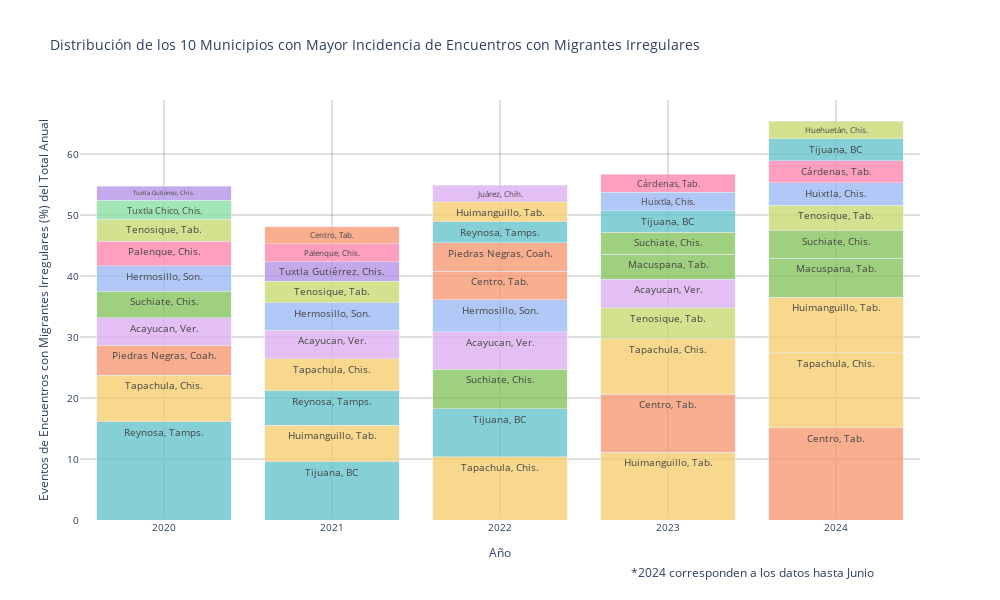

This figure's notebook cell:
### Code cell
# Crear un DataFrame vacío para almacenar los datos para la gráfica de barras apiladas
stacked_data = pd.DataFrame()

# Calcular el total de cada año para usarlo como denominador en el cálculo de porcentajes
total_por_ano = df_pivot.sum()

# Recorrer cada año y obtener los top 10 municipios
for year in df_pivot.columns[1:]:  # Excluir la columna 'Municipio'
    top_10 = df_pivot[['Municipio', year]].nlargest(10, year)
    top_10 = top_10.set_index('Municipio')
    
    # Calcular el porcentaje del total del año considerando todos los municipios
    top_10_percentage = (top_10 / total_por_ano[year]) * 100
    
    # Ordenar de mayor a menor
    top_10_percentage = top_10_percentage.sort_values(by=year, ascending=False)
    
    # Añadir al DataFrame acumulado
    stacked_data = pd.concat([stacked_data, top_10_percentage.T])

# Convertir el índice de `stacked_data` para asegurarse de que son strings
stacked_data.index = stacked_data.index.map(str)

# Definir una paleta de colores pastel medio transparentes usando rgba
colors = [
    'rgba(102, 197, 204, 0.8)',
    'rgba(246, 207, 113, 0.8)',
    'rgba(248, 156, 116, 0.8)',
    'rgba(220, 176, 242, 0.8)',
    'rgba(135, 197, 95, 0.8)',
    'rgba(158, 185, 243, 0.8)',
    'rgba(254, 136, 177, 0.8)',
    'rgba(201, 219, 116, 0.8)',
    'rgba(139, 224, 164, 0.8)',
    'rgba(180, 151, 231, 0.8)'
]

# Crear un diccionario para mapear cada municipio a un color
municipio_colors = {municipio: colors[i % len(colors)] for i, municipio in enumerate(stacked_data.columns)}

# Crear una figura de barras apiladas
fig = go.Figure()

# Añadir una barra para cada municipio en cada año con etiquetas, asegurando que el orden sea de mayor a menor
for year in stacked_data.index:
    data_year = stacked_data.loc[year].sort_values(ascending=False)  # Ordenar de mayor a menor para cada año
    for municipio in data_year.index:
        fig.add_trace(go.Bar(
            x=[year],  # Usar lista para asegurar que sea un solo valor por año
            y=[data_year[municipio]],
            name=municipio,
            text=municipio,  # Añadir el nombre del municipio como texto
            textposition='inside',  # Posicionar el texto dentro de las barras
            hoverinfo='y+text',
            marker_color=municipio_colors[municipio]  # Asignar color pastel medio transparente
        ))

# Configurar el layout de la gráfica
fig.update_layout(
    barmode='stack',
    title="Distribución de los 10 Municipios con Mayor Incidencia de Encuentros con Migrantes Irregulares",
    xaxis_title="Año",
    yaxis_title="Eventos de Encuentros con Migrantes Irregulares (%) del Total Anual",font=dict(size=10),
    showlegend=False,  # Quitar la leyenda
    width=1000,
    height=600,
    plot_bgcolor='white',  # Fondo blanco
    xaxis=dict(
        showgrid=True, 
        gridcolor='rgba(128, 128, 128, 0.5)'  # Líneas de cuadrícula grises semitransparentes
    ),
    yaxis=dict(
        showgrid=True, 
        gridcolor='rgba(128, 128, 128, 0.5)'  # Líneas de cuadrícula grises semitransparentes
    ),
    annotations=[  # Añadir la anotación personalizada
        dict(
            x=0.8,
            y=-0.15,
            xref='paper',
            yref='paper',
            text='*2024 corresponden a los datos hasta Junio',
            showarrow=False,
            font=dict(size=12),
            xanchor='center'
        )
    ]
)

#fig.show()

### Figure 1 — Plotly figure (JSON) as saved in the notebook; plotly's stock layout.template omitted (floating-point values rounded to 4 significant figures)
{"data": [{"hoverinfo": "y+text", "marker": {"color": "rgba(102, 197, 204, 0.8)"}, "name": "Reynosa, Tamps.", "text": "Reynosa, Tamps.", "textposition": "inside", "type": "bar", "x": ["2020"], "y": [16.13]}, {"hoverinfo": "y+text", "marker": {"color": "rgba(246, 207, 113, 0.8)"}, "name": "Tapachula, Chis.", "text": "Tapachula, Chis.", "textposition": "inside", "type": "bar", "x": ["2020"], "y": [7.599]}, {"hoverinfo": "y+text", "marker": {"color": "rgba(248, 156, 116, 0.8)"}, "name": "Piedras Negras, Coah.", "text": "Piedras Negras, Coah.", "textposition": "inside", "type": "bar", "x": ["2020"], "y": [4.931]}, {"hoverinfo": "y+text", "marker": {"color": "rgba(220, 176, 242, 0.8)"}, "name": "Acayucan, Ver.", "text": "Acayucan, Ver.", "textposition": "inside", "type": "bar", "x": ["2020"], "y": [4.496]}, {"hoverinfo": "y+text", "marker": {"color": "rgba(135, 197, 95, 0.8)"}, "name": "Suchiate, Chis.", "text": "Suchiate, Chis.", "textposition": "inside", "type": "bar", "x": ["2020"], "y": [4.323]}, {"hoverinfo": "y+text", "marker": {"color": "rgba(158, 185, 243, 0.8)"}, "name": "Hermosillo, Son.", "text": "Hermosillo, Son.", "textposition": "inside", "type": "bar", "x": ["2020"], "y": [4.217]}, {"hoverinfo": "y+text", "marker": {"color": "rgba(254, 136, 177, 0.8)"}, "name": "Palenque, Chis.", "text": "Palenque, Chis.", "textposition": "inside", "type": "bar", "x": ["2020"], "y": [4.017]}, {"hoverinfo": "y+text", "marker": {"color": "rgba(201, 219, 116, 0.8)"}, "name": "Tenosique, Tab.", "text": "Tenosique, Tab.", "textposition": "inside", "type": "bar", "x": ["2020"], "y": [3.581]}, {"hoverinfo": "y+text", "marker": {"color": "rgba(139, 224, 164, 0.8)"}, "name": "Tuxtla Chico, Chis.", "text": "Tuxtla Chico, Chis.", "textposition": "inside", "type": "bar", "x": ["2020"], "y": [3.149]}, {"hoverinfo": "y+text", "marker": {"color": "rgba(180, 151, 231, 0.8)"}, "name": "Tuxtla Gutiérrez, Chis.", "text": "Tuxtla Gutiérrez, Chis.", "textposition": "inside", "type": "bar", "x": ["2020"], "y": [2.287]}, {"hoverinfo": "y+text", "marker": {"color": "rgba(102, 197, 204, 0.8)"}, "name": "Tijuana, BC", "text": "Tijuana, BC", "textposition": "inside", "type": "bar", "x": ["2020"], "y": [null]}, {"hoverinfo": "y+text", "marker": {"color": "rgba(246, 207, 113, 0.8)"}, "name": "Huimanguillo, Tab.", "text": "Huimanguillo, Tab.", "textposition": "inside", "type": "bar", "x": ["2020"], "y": [null]}, {"hoverinfo": "y+text", "marker": {"color": "rgba(248, 156, 116, 0.8)"}, "name": "Centro, Tab.", "text": "Centro, Tab.", "textposition": "inside", "type": "bar", "x": ["2020"], "y": [null]}, {"hoverinfo": "y+text", "marker": {"color": "rgba(220, 176, 242, 0.8)"}, "name": "Juárez, Chih.", "text": "Juárez, Chih.", "textposition": "inside", "type": "bar", "x": ["2020"], "y": [null]}, {"hoverinfo": "y+text", "marker": {"color": "rgba(135, 197, 95, 0.8)"}, "name": "Macuspana, Tab.", "text": "Macuspana, Tab.", "textposition": "inside", "type": "bar", "x": ["2020"], "y": [null]}, {"hoverinfo": "y+text", "marker": {"color": "rgba(158, 185, 243, 0.8)"}, "name": "Huixtla, Chis.", "text": "Huixtla, Chis.", "textposition": "inside", "type": "bar", "x": ["2020"], "y": [null]}, {"hoverinfo": "y+text", "marker": {"color": "rgba(254, 136, 177, 0.8)"}, "name": "Cárdenas, Tab.", "text": "Cárdenas, Tab.", "textposition": "inside", "type": "bar", "x": ["2020"], "y": [null]}, {"hoverinfo": "y+text", "marker": {"color": "rgba(201, 219, 116, 0.8)"}, "name": "Huehuetán, Chis.", "text": "Huehuetán, Chis.", "textposition": "inside", "type": "bar", "x": ["2020"], "y": [null]}, {"hoverinfo": "y+text", "marker": {"color": "rgba(102, 197, 204, 0.8)"}, "name": "Tijuana, BC", "text": "Tijuana, BC", "textposition": "inside", "type": "bar", "x": ["2021"], "y": [9.563]}, {"hoverinfo": "y+text", "marker": {"color": "rgba(246, 207, 113, 0.8)"}, "name": "Huimanguillo, Tab.", "text": "Huimanguillo, Tab.", "textposition": "inside", "type": "bar", "x": ["2021"], "y": [6.012]}, {"hoverinfo": "y+text", "marker": {"color": "rgba(102, 197, 204, 0.8)"}, "name": "Reynosa, Tamps.", "text": "Reynosa, Tamps.", "textposition": "inside", "type": "bar", "x": ["2021"], "y": [5.587]}, {"hoverinfo": "y+text", "marker": {"color": "rgba(246, 207, 113, 0.8)"}, "name": "Tapachula, Chis.", "text": "Tapachula, Chis.", "textposition": "inside", "type": "bar", "x": ["2021"], "y": [5.274]}, {"hoverinfo": "y+text", "marker": {"color": "rgba(220, 176, 242, 0.8)"}, "name": "Acayucan, Ver.", "text": "Acayucan, Ver.", "textposition": "inside", "type": "bar", "x": ["2021"], "y": [4.692]}, {"hoverinfo": "y+text", "marker": {"color": "rgba(158, 185, 243, 0.8)"}, "name": "Hermosillo, Son.", "text": "Hermosillo, Son.", "textposition": "inside", "type": "bar", "x": ["2021"], "y": [4.519]}, {"hoverinfo": "y+text", "marker": {"color": "rgba(201, 219, 116, 0.8)"}, "name": "Tenosique, Tab.", "text": "Tenosique, Tab.", "textposition": "inside", "type": "bar", "x": ["2021"], "y": [3.461]}, {"hoverinfo": "y+text", "marker": {"color": "rgba(180, 151, 231, 0.8)"}, "name": "Tuxtla Gutiérrez, Chis.", "text": "Tuxtla Gutiérrez, Chis.", "textposition": "inside", "type": "bar", "x": ["2021"], "y": [3.279]}, {"hoverinfo": "y+text", "marker": {"color": "rgba(254, 136, 177, 0.8)"}, "name": "Palenque, Chis.", "text": "Palenque, Chis.", "textposition": "inside", "type": "bar", "x": ["2021"], "y": [2.904]}, {"hoverinfo": "y+text", "marker": {"color": "rgba(248, 156, 116, 0.8)"}, "name": "Centro, Tab.", "text": "Centro, Tab.", "textposition": "inside", "type": "bar", "x": ["2021"], "y": [2.762]}, {"hoverinfo": "y+text", "marker": {"color": "rgba(248, 156, 116, 0.8)"}, "name": "Piedras Negras, Coah.", "text": "Piedras Negras, Coah.", "textposition": "inside", "type": "bar", "x": ["2021"], "y": [null]}, {"hoverinfo": "y+text", "marker": {"color": "rgba(135, 197, 95, 0.8)"}, "name": "Suchiate, Chis.", "text": "Suchiate, Chis.", "textposition": "inside", "type": "bar", "x": ["2021"], "y": [null]}, {"hoverinfo": "y+text", "marker": {"color": "rgba(139, 224, 164, 0.8)"}, "name": "Tuxtla Chico, Chis.", "text": "Tuxtla Chico, Chis.", "textposition": "inside", "type": "bar", "x": ["2021"], "y": [null]}, {"hoverinfo": "y+text", "marker": {"color": "rgba(220, 176, 242, 0.8)"}, "name": "Juárez, Chih.", "text": "Juárez, Chih.", "textposition": "inside", "type": "bar", "x": ["2021"], "y": [null]}, {"hoverinfo": "y+text", "marker": {"color": "rgba(135, 197, 95, 0.8)"}, "name": "Macuspana, Tab.", "text": "Macuspana, Tab.", "textposition": "inside", "type": "bar", "x": ["2021"], "y": [null]}, {"hoverinfo": "y+text", "marker": {"color": "rgba(158, 185, 243, 0.8)"}, "name": "Huixtla, Chis.", "text": "Huixtla, Chis.", "textposition": "inside", "type": "bar", "x": ["2021"], "y": [null]}, {"hoverinfo": "y+text", "marker": {"color": "rgba(254, 136, 177, 0.8)"}, "name": "Cárdenas, Tab.", "text": "Cárdenas, Tab.", "textposition": "inside", "type": "bar", "x": ["2021"], "y": [null]}, {"hoverinfo": "y+text", "marker": {"color": "rgba(201, 219, 116, 0.8)"}, "name": "Huehuetán, Chis.", "text": "Huehuetán, Chis.", "textposition": "inside", "type": "bar", "x": ["2021"], "y": [null]}, {"hoverinfo": "y+text", "marker": {"color": "rgba(246, 207, 113, 0.8)"}, "name": "Tapachula, Chis.", "text": "Tapachula, Chis.", "textposition": "inside", "type": "bar", "x": ["2022"], "y": [10.35]}, {"hoverinfo": "y+text", "marker": {"color": "rgba(102, 197, 204, 0.8)"}, "name": "Tijuana, BC", "text": "Tijuana, BC", "textposition": "inside", "type": "bar", "x": ["2022"], "y": [7.866]}, {"hoverinfo": "y+text", "marker": {"color": "rgba(135, 197, 95, 0.8)"}, "name": "Suchiate, Chis.", "text": "Suchiate, Chis.", "textposition": "inside", "type": "bar", "x": ["2022"], "y": [6.545]}, {"hoverinfo": "y+text", "marker": {"color": "rgba(220, 176, 242, 0.8)"}, "name": "Acayucan, Ver.", "text": "Acayucan, Ver.", "textposition": "inside", "type": "bar", "x": ["2022"], "y": [6.123]}, {"hoverinfo": "y+text", "marker": {"color": "rgba(158, 185, 243, 0.8)"}, "name": "Hermosillo, Son.", "text": "Hermosillo, Son.", "textposition": "inside", "type": "bar", "x": ["2022"], "y": [5.229]}, {"hoverinfo": "y+text", "marker": {"color": "rgba(248, 156, 116, 0.8)"}, "name": "Centro, Tab.", "text": "Centro, Tab.", "textposition": "inside", "type": "bar", "x": ["2022"], "y": [4.691]}, {"hoverinfo": "y+text", "marker": {"color": "rgba(248, 156, 116, 0.8)"}, "name": "Piedras Negras, Coah.", "text": "Piedras Negras, Coah.", "textposition": "inside", "type": "bar", "x": ["2022"], "y": [4.638]}, {"hoverinfo": "y+text", "marker": {"color": "rgba(102, 197, 204, 0.8)"}, "name": "Reynosa, Tamps.", "text": "Reynosa, Tamps.", "textposition": "inside", "type": "bar", "x": ["2022"], "y": [3.43]}, {"hoverinfo": "y+text", "marker": {"color": "rgba(246, 207, 113, 0.8)"}, "name": "Huimanguillo, Tab.", "text": "Huimanguillo, Tab.", "textposition": "inside", "type": "bar", "x": ["2022"], "y": [3.307]}, {"hoverinfo": "y+text", "marker": {"color": "rgba(220, 176, 242, 0.8)"}, "name": "Juárez, Chih.", "text": "Juárez, Chih.", "textposition": "inside", "type": "bar", "x": ["2022"], "y": [2.724]}, {"hoverinfo": "y+text", "marker": {"color": "rgba(254, 136, 177, 0.8)"}, "name": "Palenque, Chis.", "text": "Palenque, Chis.", "textposition": "inside", "type": "bar", "x": ["2022"], "y": [null]}, {"hoverinfo": "y+text", "marker": {"color": "rgba(201, 219, 116, 0.8)"}, "name": "Tenosique, Tab.", "text": "Tenosique, Tab.", "textposition": "inside", "type": "bar", "x": ["2022"], "y": [null]}, {"hoverinfo": "y+text", "marker": {"color": "rgba(139, 224, 164, 0.8)"}, "name": "Tuxtla Chico, Chis.", "text": "Tuxtla Chico, Chis.", "textposition": "inside", "type": "bar", "x": ["2022"], "y": [null]}, {"hoverinfo": "y+text", "marker": {"color": "rgba(180, 151, 231, 0.8)"}, "name": "Tuxtla Gutiérrez, Chis.", "text": "Tuxtla Gutiérrez, Chis.", "textposition": "inside", "type": "bar", "x": ["2022"], "y": [null]}, {"hoverinfo": "y+text", "marker": {"color": "rgba(135, 197, 95, 0.8)"}, "name": "Macuspana, Tab.", "text": "Macuspana, Tab.", "textposition": "inside", "type": "bar", "x": ["2022"], "y": [null]}, {"hoverinfo": "y+text", "marker": {"color": "rgba(158, 185, 243, 0.8)"}, "name": "Huixtla, Chis.", "text": "Huixtla, Chis.", "textposition": "inside", "type": "bar", "x": ["2022"], "y": [null]}, {"hoverinfo": "y+text", "marker": {"color": "rgba(254, 136, 177, 0.8)"}, "name": "Cárdenas, Tab.", "text": "Cárdenas, Tab.", "textposition": "inside", "type": "bar", "x": ["2022"], "y": [null]}, {"hoverinfo": "y+text", "marker": {"color": "rgba(201, 219, 116, 0.8)"}, "name": "Huehuetán, Chis.", "text": "Huehuetán, Chis.", "textposition": "inside", "type": "bar", "x": ["2022"], "y": [null]}, {"hoverinfo": "y+text", "marker": {"color": "rgba(246, 207, 113, 0.8)"}, "name": "Huimanguillo, Tab.", "text": "Huimanguillo, Tab.", "textposition": "inside", "type": "bar", "x": ["2023"], "y": [11.13]}, {"hoverinfo": "y+text", "marker": {"color": "rgba(248, 156, 116, 0.8)"}, "name": "Centro, Tab.", "text": "Centro, Tab.", "textposition": "inside", "type": "bar", "x": ["2023"], "y": [9.521]}, {"hoverinfo": "y+text", "marker": {"color": "rgba(246, 207, 113, 0.8)"}, "name": "Tapachula, Chis.", "text": "Tapachula, Chis.", "textposition": "inside", "type": "bar", "x": ["2023"], "y": [9.072]}, {"hoverinfo": "y+text", "marker": {"color": "rgba(201, 219, 116, 0.8)"}, "name": "Tenosique, Tab.", "text": "Tenosique, Tab.", "textposition": "inside", "type": "bar", "x": ["2023"], "y": [5.087]}, {"hoverinfo": "y+text", "marker": {"color": "rgba(220, 176, 242, 0.8)"}, "name": "Acayucan, Ver.", "text": "Acayucan, Ver.", "textposition": "inside", "type": "bar", "x": ["2023"], "y": [4.679]}, {"hoverinfo": "y+text", "marker": {"color": "rgba(135, 197, 95, 0.8)"}, "name": "Macuspana, Tab.", "text": "Macuspana, Tab.", "textposition": "inside", "type": "bar", "x": ["2023"], "y": [4.075]}, {"hoverinfo": "y+text", "marker": {"color": "rgba(135, 197, 95, 0.8)"}, "name": "Suchiate, Chis.", "text": "Suchiate, Chis.", "textposition": "inside", "type": "bar", "x": ["2023"], "y": [3.621]}, {"hoverinfo": "y+text", "marker": {"color": "rgba(102, 197, 204, 0.8)"}, "name": "Tijuana, BC", "text": "Tijuana, BC", "textposition": "inside", "type": "bar", "x": ["2023"], "y": [3.518]}, {"hoverinfo": "y+text", "marker": {"color": "rgba(158, 185, 243, 0.8)"}, "name": "Huixtla, Chis.", "text": "Huixtla, Chis.", "textposition": "inside", "type": "bar", "x": ["2023"], "y": [3.05]}, {"hoverinfo": "y+text", "marker": {"color": "rgba(254, 136, 177, 0.8)"}, "name": "Cárdenas, Tab.", "text": "Cárdenas, Tab.", "textposition": "inside", "type": "bar", "x": ["2023"], "y": [2.972]}, {"hoverinfo": "y+text", "marker": {"color": "rgba(102, 197, 204, 0.8)"}, "name": "Reynosa, Tamps.", "text": "Reynosa, Tamps.", "textposition": "inside", "type": "bar", "x": ["2023"], "y": [null]}, {"hoverinfo": "y+text", "marker": {"color": "rgba(248, 156, 116, 0.8)"}, "name": "Piedras Negras, Coah.", "text": "Piedras Negras, Coah.", "textposition": "inside", "type": "bar", "x": ["2023"], "y": [null]}, {"hoverinfo": "y+text", "marker": {"color": "rgba(158, 185, 243, 0.8)"}, "name": "Hermosillo, Son.", "text": "Hermosillo, Son.", "textposition": "inside", "type": "bar", "x": ["2023"], "y": [null]}, {"hoverinfo": "y+text", "marker": {"color": "rgba(254, 136, 177, 0.8)"}, "name": "Palenque, Chis.", "text": "Palenque, Chis.", "textposition": "inside", "type": "bar", "x": ["2023"], "y": [null]}, {"hoverinfo": "y+text", "marker": {"color": "rgba(139, 224, 164, 0.8)"}, "name": "Tuxtla Chico, Chis.", "text": "Tuxtla Chico, Chis.", "textposition": "inside", "type": "bar", "x": ["2023"], "y": [null]}, {"hoverinfo": "y+text", "marker": {"color": "rgba(180, 151, 231, 0.8)"}, "name": "Tuxtla Gutiérrez, Chis.", "text": "Tuxtla Gutiérrez, Chis.", "textposition": "inside", "type": "bar", "x": ["2023"], "y": [null]}, {"hoverinfo": "y+text", "marker": {"color": "rgba(220, 176, 242, 0.8)"}, "name": "Juárez, Chih.", "text": "Juárez, Chih.", "textposition": "inside", "type": "bar", "x": ["2023"], "y": [null]}, {"hoverinfo": "y+text", "marker": {"color": "rgba(201, 219, 116, 0.8)"}, "name": "Huehuetán, Chis.", "text": "Huehuetán, Chis.", "textposition": "inside", "type": "bar", "x": ["2023"], "y": [null]}, {"hoverinfo": "y+text", "marker": {"color": "rgba(248, 156, 116, 0.8)"}, "name": "Centro, Tab.", "text": "Centro, Tab.", "textposition": "inside", "type": "bar", "x": ["2024"], "y": [15.11]}, {"hoverinfo": "y+text", "marker": {"color": "rgba(246, 207, 113, 0.8)"}, "name": "Tapachula, Chis.", "text": "Tapachula, Chis.", "textposition": "inside", "type": "bar", "x": ["2024"], "y": [12.33]}, {"hoverinfo": "y+text", "marker": {"color": "rgba(246, 207, 113, 0.8)"}, "name": "Huimanguillo, Tab.", "text": "Huimanguillo, Tab.", "textposition": "inside", "type": "bar", "x": ["2024"], "y": [9.105]}, {"hoverinfo": "y+text", "marker": {"color": "rgba(135, 197, 95, 0.8)"}, "name": "Macuspana, Tab.", "text": "Macuspana, Tab.", "textposition": "inside", "type": "bar", "x": ["2024"], "y": [6.354]}, {"hoverinfo": "y+text", "marker": {"color": "rgba(135, 197, 95, 0.8)"}, "name": "Suchiate, Chis.", "text": "Suchiate, Chis.", "textposition": "inside", "type": "bar", "x": ["2024"], "y": [4.531]}, {"hoverinfo": "y+text", "marker": {"color": "rgba(201, 219, 116, 0.8)"}, "name": "Tenosique, Tab.", "text": "Tenosique, Tab.", "textposition": "inside", "type": "bar", "x": ["2024"], "y": [4.152]}, {"hoverinfo": "y+text", "marker": {"color": "rgba(158, 185, 243, 0.8)"}, "name": "Huixtla, Chis.", "text": "Huixtla, Chis.", "textposition": "inside", "type": "bar", "x": ["2024"], "y": [3.698]}, {"hoverinfo": "y+text", "marker": {"color": "rgba(254, 136, 177, 0.8)"}, "name": "Cárdenas, Tab.", "text": "Cárdenas, Tab.", "textposition": "inside", "type": "bar", "x": ["2024"], "y": [3.638]}, {"hoverinfo": "y+text", "marker": {"color": "rgba(102, 197, 204, 0.8)"}, "name": "Tijuana, BC", "text": "Tijuana, BC", "textposition": "inside", "type": "bar", "x": ["2024"], "y": [3.6]}, {"hoverinfo": "y+text", "marker": {"color": "rgba(201, 219, 116, 0.8)"}, "name": "Huehuetán, Chis.", "text": "Huehuetán, Chis.", "textposition": "inside", "type": "bar", "x": ["2024"], "y": [2.903]}, {"hoverinfo": "y+text", "marker": {"color": "rgba(102, 197, 204, 0.8)"}, "name": "Reynosa, Tamps.", "text": "Reynosa, Tamps.", "textposition": "inside", "type": "bar", "x": ["2024"], "y": [null]}, {"hoverinfo": "y+text", "marker": {"color": "rgba(248, 156, 116, 0.8)"}, "name": "Piedras Negras, Coah.", "text": "Piedras Negras, Coah.", "textposition": "inside", "type": "bar", "x": ["2024"], "y": [null]}, {"hoverinfo": "y+text", "marker": {"color": "rgba(220, 176, 242, 0.8)"}, "name": "Acayucan, Ver.", "text": "Acayucan, Ver.", "textposition": "inside", "type": "bar", "x": ["2024"], "y": [null]}, {"hoverinfo": "y+text", "marker": {"color": "rgba(158, 185, 243, 0.8)"}, "name": "Hermosillo, Son.", "text": "Hermosillo, Son.", "textposition": "inside", "type": "bar", "x": ["2024"], "y": [null]}, {"hoverinfo": "y+text", "marker": {"color": "rgba(254, 136, 177, 0.8)"}, "name": "Palenque, Chis.", "text": "Palenque, Chis.", "textposition": "inside", "type": "bar", "x": ["2024"], "y": [null]}, {"hoverinfo": "y+text", "marker": {"color": "rgba(139, 224, 164, 0.8)"}, "name": "Tuxtla Chico, Chis.", "text": "Tuxtla Chico, Chis.", "textposition": "inside", "type": "bar", "x": ["2024"], "y": [null]}, {"hoverinfo": "y+text", "marker": {"color": "rgba(180, 151, 231, 0.8)"}, "name": "Tuxtla Gutiérrez, Chis.", "text": "Tuxtla Gutiérrez, Chis.", "textposition": "inside", "type": "bar", "x": ["2024"], "y": [null]}, {"hoverinfo": "y+text", "marker": {"color": "rgba(220, 176, 242, 0.8)"}, "name": "Juárez, Chih.", "text": "Juárez, Chih.", "textposition": "inside", "type": "bar", "x": ["2024"], "y": [null]}], "layout": {"annotations": [{"font": {"size": 12}, "showarrow": false, "text": "*2024 corresponden a los datos hasta Junio", "x": 0.8, "xanchor": "center", "xref": "paper", "y": -0.15, "yref": "paper"}], "barmode": "stack", "font": {"size": 10}, "height": 600, "plot_bgcolor": "white", "showlegend": false, "title": {"text": "Distribución de los 10 Municipios con Mayor Incidencia de Encuentros con Migrantes Irregulares"}, "width": 1000, "xaxis": {"autorange": true, "gridcolor": "rgba(128, 128, 128, 0.5)", "range": [-0.5, 4.5], "showgrid": true, "title": {"text": "Año"}, "type": "category"}, "yaxis": {"autorange": true, "gridcolor": "rgba(128, 128, 128, 0.5)", "range": [0, 68.87], "showgrid": true, "title": {"text": "Eventos de Encuentros con Migrantes Irregulares (%) del Total Anual"}, "type": "linear"}}}
